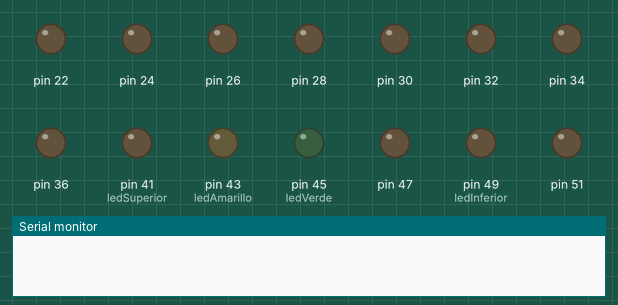
This sketch was run on a simulated Arduino Mega 2560, built with avr-gcc and run on an emulated ATmega2560. On the bench: output pins drawn as LEDs (lit = HIGH), the last lines printed to the serial monitor.

Above: at 0.05 s.
At 0.45 s:
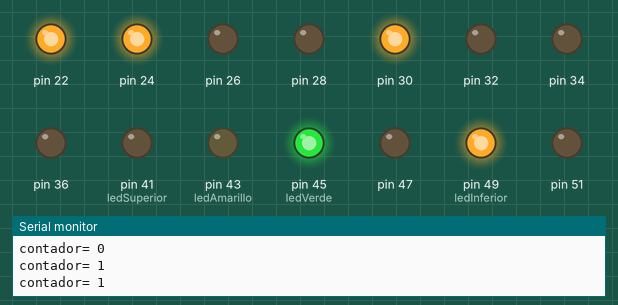
At 0.75 s:
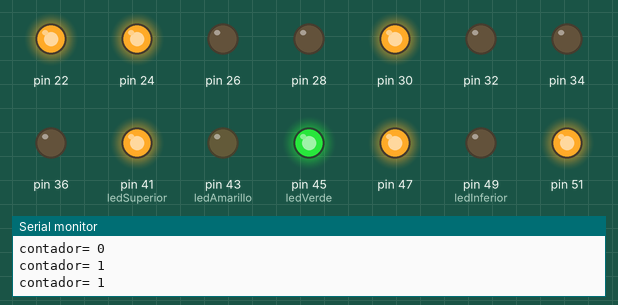
At 1.45 s:
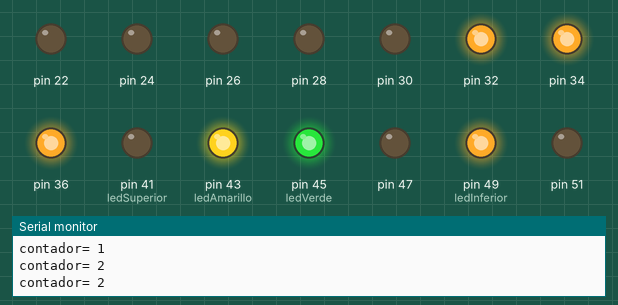
At 2.15 s:
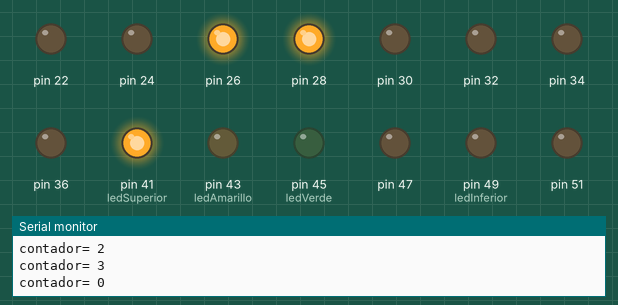
At 2.85 s:
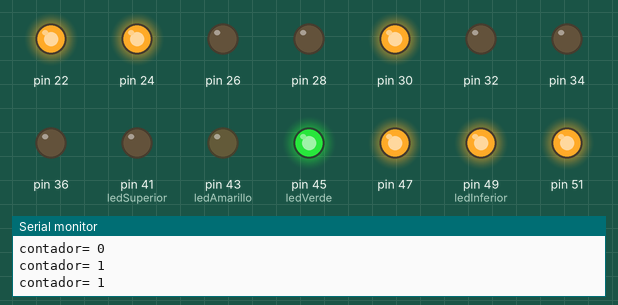
Timing chart, 0 to 3.1 s (numbered marks = the images above):
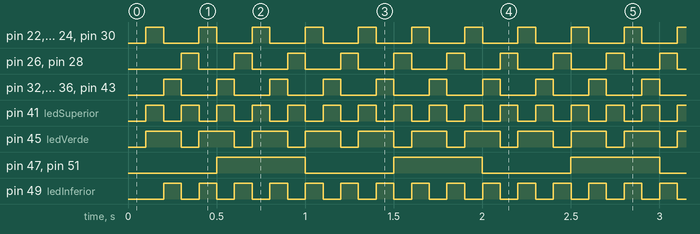

The sketch:

EfectosSinDelay.ino
```cpp
// constants won't change. Used here to set a pin number:
const int ledSuperior = 41;  // the number of the LED pin
const int ledInferior = 49;

const int ledAmarillo = 43;  // the number of the LED pin
const int ledVerde = 45;

// Variables will change:
int ledStateSuperior = LOW;  // ledState used to set the LED
int ledStateInferior = LOW;

int ledStateAmarillo = LOW;  // ledState used to set the LED
int ledStateVerde = LOW;
int BalizasState = LOW;

int contador = 0;
// Generally, you should use "unsigned long" for variables that hold time
// The value will quickly become too large for an int to store
unsigned long previousMillis = 0;  // will store last time LED was updated
unsigned long previousMillis2 = 0;

// constants won't change:
const long interval = 100;  // interval at which to blink (milliseconds)
const long intervalBalizas = 500;

void setup() {
  // set the digital pin as output:
  pinMode(ledSuperior, OUTPUT);
  pinMode(ledInferior, OUTPUT);

  pinMode(ledAmarillo, OUTPUT);
  pinMode(ledVerde, OUTPUT);

  pinMode(20, OUTPUT);
  pinMode(22, OUTPUT);
  pinMode(24, OUTPUT);
  pinMode(26, OUTPUT);
  pinMode(28, OUTPUT);
  pinMode(30, OUTPUT);
  pinMode(32, OUTPUT);
  pinMode(34, OUTPUT);
  pinMode(36, OUTPUT);
  pinMode(37, OUTPUT);
  pinMode(47, OUTPUT);
  pinMode(51, OUTPUT);


  Serial.begin(9600);
}

void loop()
{
  // here is where you'd put code that needs to be running all the time.

  // check to see if it's time to blink the LED; that is, if the difference
  // between the current time and last time you blinked the LED is bigger than
  // the interval at which you want to blink the LED.
  unsigned long currentMillis = millis();
  unsigned long currentMillis2 = millis();

  digitalWrite(37, HIGH);

  if (currentMillis2 - previousMillis2 >= intervalBalizas) {
      previousMillis2 = currentMillis2;
      if (BalizasState == LOW) {
      BalizasState = HIGH;
    } else {
      BalizasState = LOW;
    }

    // set the LED with the ledState of the variable:
    digitalWrite(47, BalizasState);
    digitalWrite(51, BalizasState);
  }


  if (currentMillis - previousMillis >= interval) {
    // save the last time you blinked the LED
    previousMillis = currentMillis;
    contador = contador+1;
    Serial.print("contador= ");
    Serial.println(contador);

    if(contador==1)
    {
    digitalWrite(ledVerde, HIGH);
    digitalWrite(22, HIGH);
    digitalWrite(24, HIGH);
    digitalWrite(30, HIGH);
    digitalWrite(26, LOW);
    digitalWrite(28, LOW);

    Serial.print("contador= ");
    Serial.println(contador);
    }
    else
    {

      if(contador==2)
      {

        digitalWrite(ledAmarillo, HIGH);
        digitalWrite(22, LOW);
        digitalWrite(24, LOW);
        digitalWrite(30, LOW);
        digitalWrite(32, HIGH);
        digitalWrite(34, HIGH);
        digitalWrite(36, HIGH);
        Serial.print("contador= ");
        Serial.println(contador);
      }
      else
      {
      digitalWrite(ledAmarillo, LOW);
      digitalWrite(ledVerde, LOW);
      digitalWrite(32, LOW);
      digitalWrite(34, LOW);
      digitalWrite(36, LOW);
      digitalWrite(26, HIGH);
      digitalWrite(28, HIGH);

      contador = 0;
      Serial.print("contador= ");
      Serial.println(contador);
      }
    }


    // if the LED is off turn it on and vice-versa:
    if (ledStateSuperior == LOW) {
      ledStateSuperior = HIGH;
      ledStateInferior = LOW;

    } else {
      ledStateSuperior = LOW;
      ledStateInferior = HIGH;
    }

    // set the LED with the ledState of the variable:
    digitalWrite(ledSuperior, ledStateSuperior);
    digitalWrite(ledInferior, ledStateInferior);

  }

}
```

PRUEBAesp8266.c
```cpp
// ======================================================
// PRUEBA DE LUCES - DELOREAN
// ESP8266 NodeMCU
// ======================================================


// ----------------------
// PINES
// ----------------------

#define flujoab   16
#define azules      5
#define atras      4
#define altas      0
#define tableroa2  2
#define girod     14
#define flujoar   12
#define interior  13
#define giroi     15


void setup()
{
  // Debug console
  //Serial.begin(115200);
  delay(100);
  pinMode(atras,OUTPUT);
  pinMode(azules,OUTPUT);
  pinMode(altas,OUTPUT);
  pinMode(tableroa2,OUTPUT);
  pinMode(girod,OUTPUT);
  pinMode(flujoar,OUTPUT);
  pinMode(interior,OUTPUT);
  pinMode(giroi,OUTPUT);
  //pinMode(reactor2,OUTPUT);

}

void loop() {
  digitalWrite(atras, LOW);//luces marcha atras
  digitalWrite(azules, LOW);//luces marcha atras
  digitalWrite(flujoab, LOW);//condensador de flujo bajas
  digitalWrite(altas, LOW);//altas externas
  digitalWrite(tableroa2, LOW);//luces amarillas del tablero trasero
  digitalWrite(flujoar, LOW);//condensador de flujo arriba
  digitalWrite(girod, LOW);//giro derecho
  digitalWrite(interior, LOW);//tablero y posicion(bajas)
  digitalWrite(giroi, LOW);//giro izquierdo
   delay(1500);
   digitalWrite(atras, HIGH);//luces marcha atras
  digitalWrite(azules, HIGH);//luces marcha atras
  digitalWrite(flujoab, LOW);//condensador de flujo bajas
  digitalWrite(altas, LOW);//altas externas
  digitalWrite(tableroa2, LOW);//luces amarillas del tablero trasero
  digitalWrite(flujoar, LOW);//condensador de flujo arriba
  digitalWrite(girod, LOW);//giro derecho
  digitalWrite(interior, LOW);//tablero y posicion(bajas)
  digitalWrite(giroi, LOW);//giro izquierdo
   delay(1500);
}
```

Measured:
- by itself, pin 22, pin 24, pin 26, pin 28, pin 30, pin 32, pin 34, pin 36, pin 43 (ledAmarillo): alternates HIGH for 0.10 s and LOW for 0.20 s
- by itself, pin 41 (ledSuperior), pin 49 (ledInferior): alternates HIGH for 0.10 s and LOW for 0.10 s
- by itself, pin 45 (ledVerde): alternates HIGH for 0.20 s and LOW for 0.10 s
- by itself, pin 47, pin 51: alternates HIGH for 0.50 s and LOW for 0.50 s
